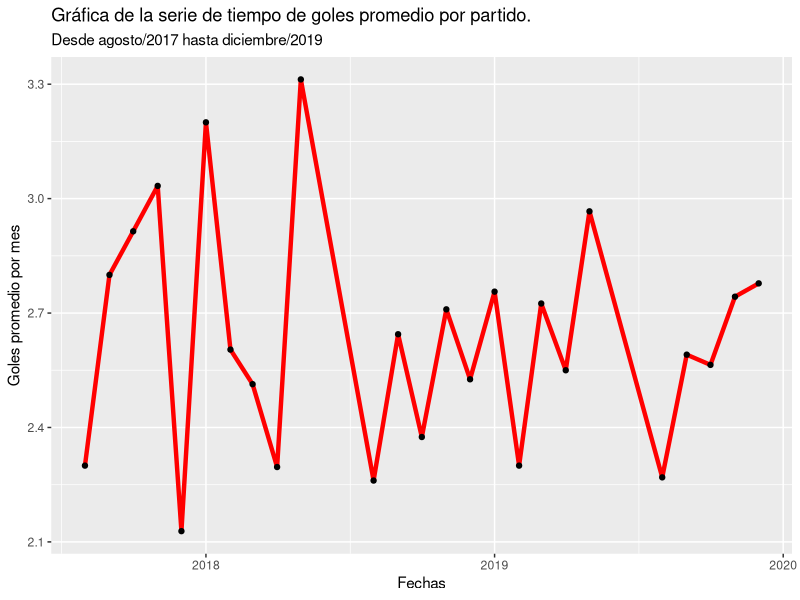

Write R code to recreate this figure.
# author: Morales Corona Diego Armando.

##########################################################
###################### POSTWORK 6 ########################
##########################################################

setwd('C:/Users/MORALES/Desktop/BEDU postwoks/P2')
library(dplyr)
library(lubridate)
library(tidyr)
library(ggplot2)

#####Agrega una nueva columna sumagoles que contenga la suma de goles por partido. 
data <- read.csv('soccer.csv')
data[,'sumagoles'] <- data[, 3] + data[,5]

######Obtén el promedio por mes de la suma de goles. 

data <- mutate(data, date = as.Date(date, '%d/%m/%Y'))
data[, 'year'] <- year(data[,1])
data[,'month'] <- month(data[,1])
data[,'unos'] <- rep(1, length(data[,1]))
datos <- data %>% group_by(year, month, unos) %>% summarize(goles_prom_mes = mean(sumagoles))
datos <- as.data.frame(datos)
datos <- unite(datos, month_year, c(1,2,3), sep ="/")
datos <- mutate(datos, month_year = as.Date(month_year, '%Y/%m/%d'))

#####Crea la serie de tiempo del promedio por mes de la suma de goles hasta diciembre 
#####de 2019. Grafica la serie de tiempo.

serie <- ts(datos$goles_prom_mes, start = c(2017, 8, 1), end = c(2019, 12, 1), frequency = 12)

ggplot(data = datos[1:25, ], aes(x = month_year, y = goles_prom_mes)) +
  geom_line(color = "red", size = 1.5) +
  geom_point() +
  xlab('Fechas') +
  ylab('Goles promedio por mes') +
  ggtitle('Gráfica de la serie de tiempo de goles promedio por partido.', 
          subtitle = 'Desde agosto/2017 hasta diciembre/2019')

